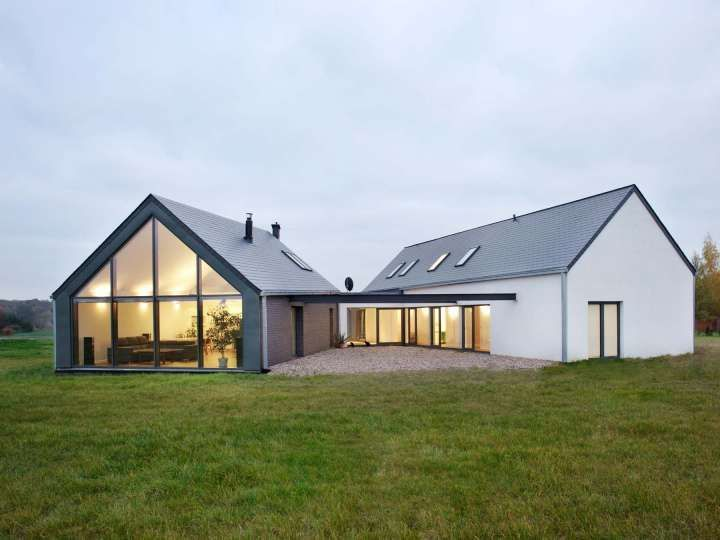
#> input picture inf2310/houses.png, 720 x 540 px
$ python oblig2.py
#> lines starting #> are read from the running program, lines starting #| are printed output that depends on the picture

import cv2
import numpy as np
import matplotlib.pyplot as plt
from scipy import signal

img = cv2.imread('houses.png',cv2.IMREAD_GRAYSCALE)
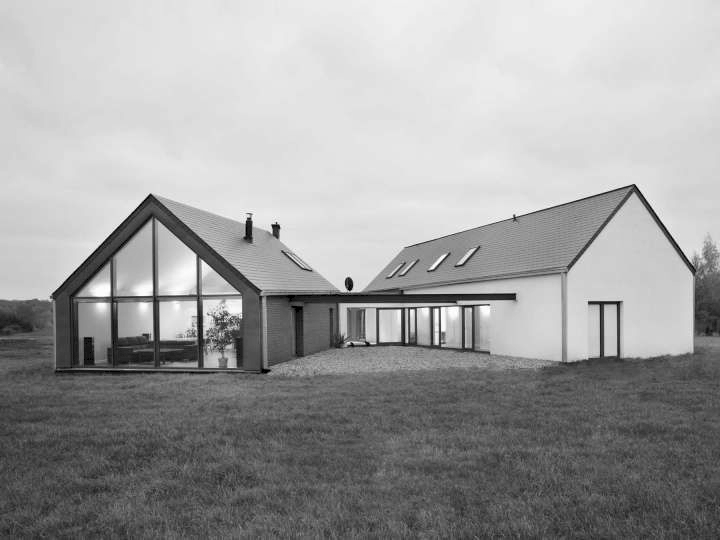
#> img: shape (540, 720); min 0, max 255, mean 159.4
img2=img
test=np.fft.fft2(img)
plt.imshow(np.log10(np.abs(test)))
plt.show()
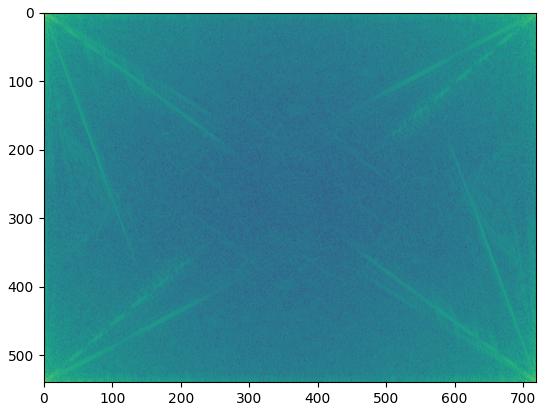
#> figure drawn by matplotlib, 1 panel

for i in enumerate(test):
        for j in enumerate(i[1]):
                if i[0]>540/2-150 and i[0]<540/2+150 and j[0]>720/2-150 and j[0]<720/2+150:
                        test[i[0]][j[0]]=0
                if (i[0]>540-50 or i[0]<50) and (j[0]>720-50 or j[0]<50):
                        test[i[0]][j[0]]=0

plt.imshow(np.log10(np.abs(test)))
plt.show()
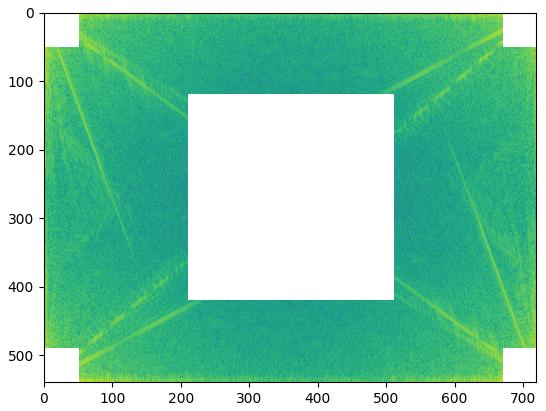
#> figure drawn by matplotlib, 1 panel


test=np.fft.ifft2(test)
plt.subplot(121)
plt.imshow(np.abs(test),cmap='gray')
plt.subplot(122)
plt.imshow(np.abs(img2),cmap='gray')
plt.show()
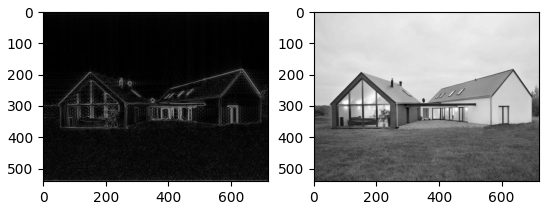
#> figure drawn by matplotlib, 2 panels
